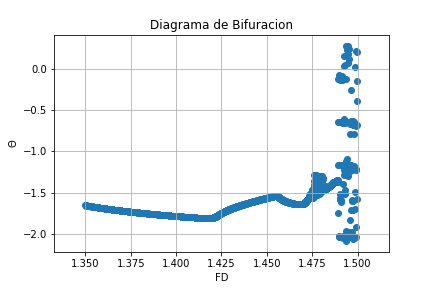

Write the Python code that produced this figure.
#!/usr/bin/env python
# coding: utf-8

# In[1]:


import numpy as np
import os
F = np.arange(1.35,1.5,0.0001)


# In[2]:


Theta = []
for Fd in F:
    os.system('./p.x 50000 ' + str(Fd)+ '> data.dat')
    data = np.loadtxt('data.dat')
    Theta.append(data[-1,2])


# In[6]:


import matplotlib.pyplot as plt
plt.scatter(F,Theta)
plt.xlabel('FD')
plt.ylabel('$\Theta$')
plt.grid()
plt.title('Diagrama de Bifuracion')
plt.savefig('bifuracion.png')

delta  = (F[1] - F[0])/(F[2]-F[1])

archivo = open("valorDelta.txt","a")
archivo.write(delta)
archivo.close()

# In[ ]:




